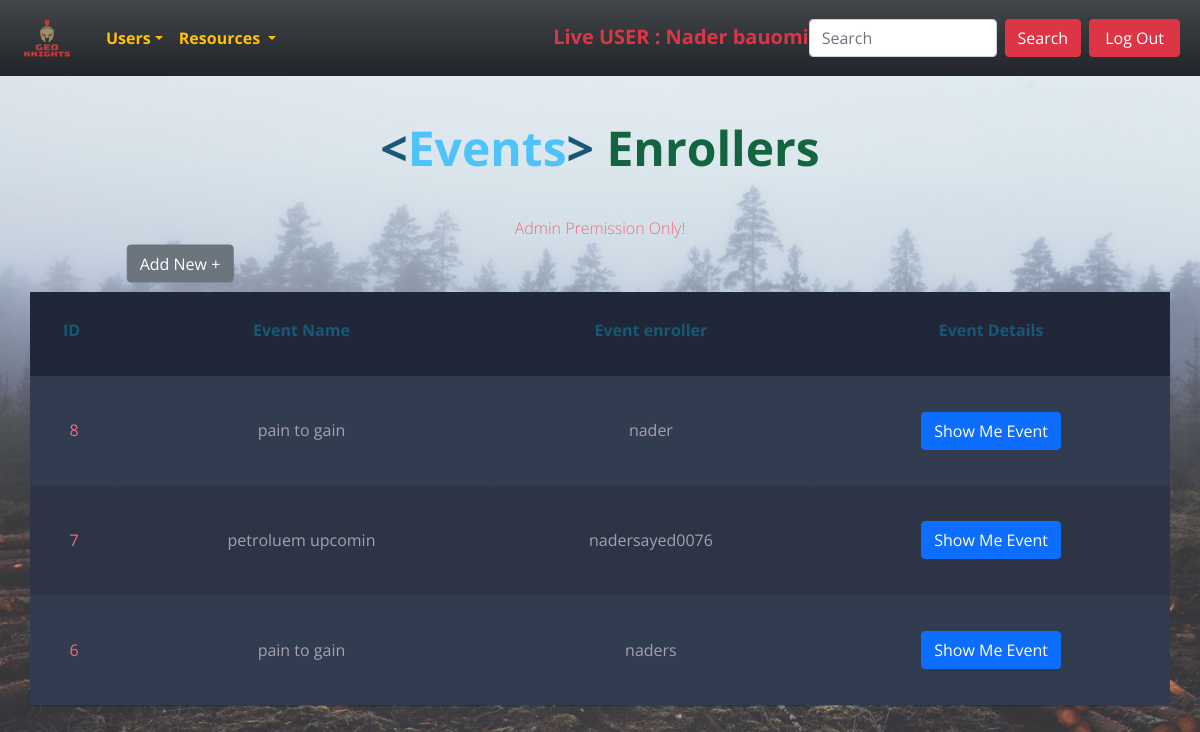
Screenshot of /admin/resources/eventsReservations/index.php (signed in) with the database file from the repository.
### tables this page shows
CREATE TABLE `e_reservation` (
  `id` int(11) NOT NULL,
  `event_id` int(11) NOT NULL,
  `enroller` int(11) DEFAULT NULL
);

CREATE TABLE `events` (
  `id` int(11) NOT NULL,
  `event_name` char(60) NOT NULL,
  `event_describtion` varchar(200) NOT NULL,
  `eventDate` timestamp NOT NULL DEFAULT current_timestamp() ON UPDATE current_timestamp(),
  `event_logo` varchar(110) NOT NULL,
  `event_submiter` int(11) DEFAULT NULL
);

CREATE TABLE `users` (
  `id` int(11) NOT NULL,
  `name` char(50) NOT NULL,
  `email` char(80) NOT NULL,
  `password` char(50) NOT NULL,
  `phone` char(11) NOT NULL,
  `gender` char(40) NOT NULL,
  `user_type` int(11) DEFAULT NULL
);

### helpers/paths.php (called while the page is built, shortened)
<?php
function css($dis){
    return   "http://" . $_SERVER['SERVER_NAME'] . "/g2p/assests/css/" . $dis;
}
?>

### admin/resources/eventsReservations/index.php (the view, shortened to what this page needs)
<?php
require "../../../helpers/paths.php";
require '../../../helpers/dbConnection.php';
require '../../../layout/navAdmin.php';
$sql1 = "select e_reservation.* ,events.id as eventID, events.event_name as eventName ,users.name as eventenroller from e_reservation join events on e_reservation.event_id = events.id join users on users.id = e_reservation.enroller order by e_reservation.id desc";
$op = mysqli_query($con, $sql1);
?>
<!DOCTYPE html>
<html lang="en">
<head>
    <link rel="stylesheet" href="<?php echo css('display.css') ?>">
</head>
<body>
    <h1 class="m-5"><span class="blue">&lt;</span>Events<span class="blue">&gt;</span> <span class="yellow">Enrollers</pan>
    </h1>
    <h2>Admin Premission Only! <br><br>
    </h2>
    <a href="create.php" title="Avaliable only for Company Users to add Events to checked" class="btn btn-secondary add" style="pointer-events: none;">Add New +</a>
    <table class="container ">
        <thead>
            <tr>
                <th>
                    <h1>ID</h1>
                </th>
                <th>
                    <h1>Event Name</h1>
                </th>
                <th>
                    <h1>Event enroller</h1>
                </th>
                <th>
                    <h1>Event Details</h1>
                </th>
            </tr>
        </thead>
        <tbody>
            <?php while ($data = mysqli_fetch_assoc($op)) { ?>
                <tr>
                    <td><?php echo $data['id']; ?></td>
                    <td><?php echo $data['eventName']; ?></td>
                    <td><?php echo $data['eventenroller']; ?></td>
                    <td style="padding: 10% 10px;"> <a href="eventDeatails.php?id=<?php echo $data['eventID']; ?>" class="btn btn-primary ">Show Me Event</a>
                    </td>
                </tr>
            <?php } ?>
        </tbody>
    </table>
</body>
</html>

### assests/css/display.css (style rules this page uses)
body { font-family: 'Open Sans', sans-serif; font-weight: 300; line-height: 1.42em; color: #A7A1AE; background: url(../images/bg.jpg); background-size: cover; background-repeat: no-repeat; perspective: 300px; }
h1 { font-size: 3em; font-weight: 300; line-height: 1em; color: #4DC3FA; font-weight: bold; text-align: center; }
h2 { font-size: 1em; font-weight: 300; text-align: center; display: block; line-height: 1em; padding-bottom: 2em; color: #FB667A; }
.blue { color: #185875; }
.yellow { color: #13653f; }
.container th h1 { font-weight: bold; font-size: 1em; text-align: center; color: #185875; }
.container td { font-weight: normal; font-size: 1em; -webkit-box-shadow: 0 2px 2px -2px #0E1119; -moz-box-shadow: 0 2px 2px -2px #0E1119; box-shadow: 0 2px 2px -2px #0E1119; }
.container { text-align: center; width: 100%; margin: 0 auto; display: table; padding: 0 0 8em 0; width: 100%; }
.container td, .container th { padding: 30px 10px; }
.container tr:nth-child(odd) { background-color: #323C50; }
.container tr:nth-child(even) { background-color: #2C3446; }
.container th { background-color: #1F2739; }
.container td:first-child { color: #FB667A; padding-left: 15px; }
.container td:last-child { display: flex; flex-direction: column; align-items: center; justify-content: space-evenly; padding: 30% 10px; }

### admin/resources/eventsReservations/index.php (style rules this page uses)
.add { text-align: center; position: absolute; left: 15%; transform: translateX(-50%) translateY(-125%); }

### rows the page displays
e_reservation: id "8", event.event_name "pain to gain", enroller.name "nader"
e_reservation: id "7", event.event_name "petroluem upcomin", enroller.name "nadersayed0076"
e_reservation: id "6", event.event_name "pain to gain", enroller.name "naders"

### other values shown
$_SESSION['users']["name"] "Nader bauomi"
